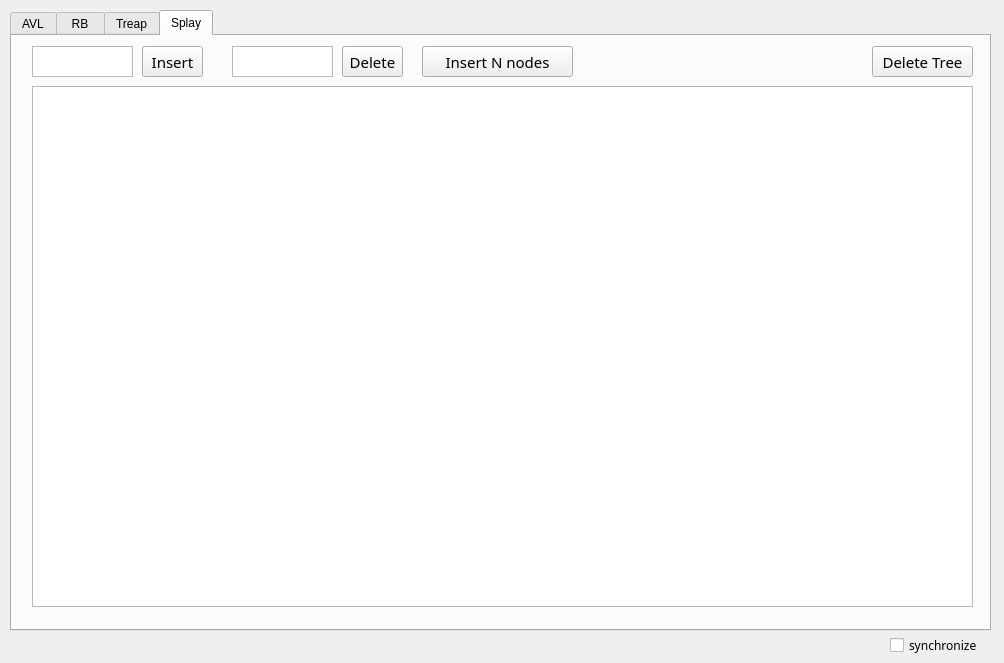
<?xml version="1.0" encoding="UTF-8"?>
<ui version="4.0">
 <class>MainWindow</class>
 <widget class="QMainWindow" name="MainWindow">
  <property name="geometry">
   <rect>
    <x>0</x>
    <y>0</y>
    <width>1004</width>
    <height>663</height>
   </rect>
  </property>
  <property name="windowTitle">
   <string>MainWindow</string>
  </property>
  <widget class="QWidget" name="centralwidget">
   <property name="styleSheet">
    <string notr="true"/>
   </property>
   <widget class="QTabWidget" name="tabWidget">
    <property name="geometry">
     <rect>
      <x>10</x>
      <y>10</y>
      <width>981</width>
      <height>621</height>
     </rect>
    </property>
    <property name="styleSheet">
     <string notr="true"/>
    </property>
    <property name="currentIndex">
     <number>3</number>
    </property>
    <widget class="QWidget" name="tab_AVL">
     <attribute name="title">
      <string>AVL</string>
     </attribute>
     <widget class="QGraphicsView" name="graphicsView_AVL">
      <property name="geometry">
       <rect>
        <x>20</x>
        <y>50</y>
        <width>941</width>
        <height>521</height>
       </rect>
      </property>
      <property name="verticalScrollBarPolicy">
       <enum>Qt::ScrollBarAlwaysOff</enum>
      </property>
      <property name="horizontalScrollBarPolicy">
       <enum>Qt::ScrollBarAlwaysOff</enum>
      </property>
     </widget>
     <widget class="QTextEdit" name="textEdit_insertAVL">
      <property name="geometry">
       <rect>
        <x>20</x>
        <y>10</y>
        <width>101</width>
        <height>31</height>
       </rect>
      </property>
     </widget>
     <widget class="QPushButton" name="button_insertAVL">
      <property name="geometry">
       <rect>
        <x>130</x>
        <y>10</y>
        <width>61</width>
        <height>31</height>
       </rect>
      </property>
      <property name="font">
       <font>
        <family>Franklin Gothic Medium</family>
        <pointsize>11</pointsize>
       </font>
      </property>
      <property name="cursor">
       <cursorShape>PointingHandCursor</cursorShape>
      </property>
      <property name="text">
       <string>Insert</string>
      </property>
     </widget>
     <widget class="QTextEdit" name="textEdit_deleteAVL">
      <property name="geometry">
       <rect>
        <x>220</x>
        <y>10</y>
        <width>101</width>
        <height>31</height>
       </rect>
      </property>
     </widget>
     <widget class="QPushButton" name="button_deleteAVL">
      <property name="geometry">
       <rect>
        <x>330</x>
        <y>10</y>
        <width>61</width>
        <height>31</height>
       </rect>
      </property>
      <property name="font">
       <font>
        <family>Franklin Gothic Medium</family>
        <pointsize>11</pointsize>
        <italic>false</italic>
       </font>
      </property>
      <property name="cursor">
       <cursorShape>PointingHandCursor</cursorShape>
      </property>
      <property name="text">
       <string>Delete</string>
      </property>
     </widget>
     <widget class="QPushButton" name="button_delete_all_AVL">
      <property name="geometry">
       <rect>
        <x>860</x>
        <y>10</y>
        <width>101</width>
        <height>31</height>
       </rect>
      </property>
      <property name="font">
       <font>
        <family>Franklin Gothic Medium</family>
        <pointsize>11</pointsize>
        <italic>false</italic>
       </font>
      </property>
      <property name="cursor">
       <cursorShape>PointingHandCursor</cursorShape>
      </property>
      <property name="text">
       <string>Delete Tree</string>
      </property>
     </widget>
     <widget class="QPushButton" name="button_insertSomeAVL">
      <property name="geometry">
       <rect>
        <x>410</x>
        <y>10</y>
        <width>151</width>
        <height>31</height>
       </rect>
      </property>
      <property name="font">
       <font>
        <family>Franklin Gothic Medium</family>
        <pointsize>11</pointsize>
        <italic>false</italic>
       </font>
      </property>
      <property name="cursor">
       <cursorShape>PointingHandCursor</cursorShape>
      </property>
      <property name="text">
       <string>Insert N nodes</string>
      </property>
     </widget>
    </widget>
    <widget class="QWidget" name="tab_RB">
     <attribute name="title">
      <string> RB </string>
     </attribute>
     <widget class="QGraphicsView" name="graphicsView_RB">
      <property name="geometry">
       <rect>
        <x>20</x>
        <y>50</y>
        <width>941</width>
        <height>521</height>
       </rect>
      </property>
     </widget>
     <widget class="QPushButton" name="button_insertRB">
      <property name="geometry">
       <rect>
        <x>130</x>
        <y>10</y>
        <width>61</width>
        <height>31</height>
       </rect>
      </property>
      <property name="font">
       <font>
        <family>Franklin Gothic Medium</family>
        <pointsize>11</pointsize>
       </font>
      </property>
      <property name="cursor">
       <cursorShape>PointingHandCursor</cursorShape>
      </property>
      <property name="text">
       <string>Insert</string>
      </property>
     </widget>
     <widget class="QTextEdit" name="textEdit_insertRB">
      <property name="geometry">
       <rect>
        <x>20</x>
        <y>10</y>
        <width>101</width>
        <height>31</height>
       </rect>
      </property>
     </widget>
     <widget class="QPushButton" name="button_deleteRB">
      <property name="geometry">
       <rect>
        <x>330</x>
        <y>10</y>
        <width>61</width>
        <height>31</height>
       </rect>
      </property>
      <property name="font">
       <font>
        <family>Franklin Gothic Medium</family>
        <pointsize>11</pointsize>
        <italic>false</italic>
       </font>
      </property>
      <property name="cursor">
       <cursorShape>PointingHandCursor</cursorShape>
      </property>
      <property name="text">
       <string>Delete</string>
      </property>
     </widget>
     <widget class="QTextEdit" name="textEdit_deleteRB">
      <property name="geometry">
       <rect>
        <x>220</x>
        <y>10</y>
        <width>101</width>
        <height>31</height>
       </rect>
      </property>
     </widget>
     <widget class="QPushButton" name="button_delete_all_RB">
      <property name="geometry">
       <rect>
        <x>860</x>
        <y>10</y>
        <width>101</width>
        <height>31</height>
       </rect>
      </property>
      <property name="font">
       <font>
        <family>Franklin Gothic Medium</family>
        <pointsize>11</pointsize>
        <italic>false</italic>
       </font>
      </property>
      <property name="cursor">
       <cursorShape>PointingHandCursor</cursorShape>
      </property>
      <property name="text">
       <string>Delete Tree</string>
      </property>
     </widget>
     <widget class="QPushButton" name="button_insertSomeRB">
      <property name="geometry">
       <rect>
        <x>410</x>
        <y>10</y>
        <width>151</width>
        <height>31</height>
       </rect>
      </property>
      <property name="font">
       <font>
        <family>Franklin Gothic Medium</family>
        <pointsize>11</pointsize>
        <italic>false</italic>
       </font>
      </property>
      <property name="cursor">
       <cursorShape>PointingHandCursor</cursorShape>
      </property>
      <property name="text">
       <string>Insert N nodes</string>
      </property>
     </widget>
    </widget>
    <widget class="QWidget" name="tab_Treap">
     <attribute name="title">
      <string>Treap</string>
     </attribute>
     <widget class="QPushButton" name="button_insertTreap">
      <property name="geometry">
       <rect>
        <x>130</x>
        <y>10</y>
        <width>61</width>
        <height>31</height>
       </rect>
      </property>
      <property name="font">
       <font>
        <family>Franklin Gothic Medium</family>
        <pointsize>11</pointsize>
       </font>
      </property>
      <property name="cursor">
       <cursorShape>PointingHandCursor</cursorShape>
      </property>
      <property name="text">
       <string>Insert</string>
      </property>
     </widget>
     <widget class="QTextEdit" name="textEdit_insertTreap">
      <property name="geometry">
       <rect>
        <x>20</x>
        <y>10</y>
        <width>101</width>
        <height>31</height>
       </rect>
      </property>
     </widget>
     <widget class="QPushButton" name="button_deleteTreap">
      <property name="geometry">
       <rect>
        <x>330</x>
        <y>10</y>
        <width>61</width>
        <height>31</height>
       </rect>
      </property>
      <property name="font">
       <font>
        <family>Franklin Gothic Medium</family>
        <pointsize>11</pointsize>
        <italic>false</italic>
       </font>
      </property>
      <property name="cursor">
       <cursorShape>PointingHandCursor</cursorShape>
      </property>
      <property name="text">
       <string>Delete</string>
      </property>
     </widget>
     <widget class="QTextEdit" name="textEdit_deleteTreap">
      <property name="geometry">
       <rect>
        <x>220</x>
        <y>10</y>
        <width>101</width>
        <height>31</height>
       </rect>
      </property>
     </widget>
     <widget class="QGraphicsView" name="graphicsView_Treap">
      <property name="geometry">
       <rect>
        <x>20</x>
        <y>50</y>
        <width>941</width>
        <height>521</height>
       </rect>
      </property>
     </widget>
     <widget class="QPushButton" name="button_delete_all_Treap">
      <property name="geometry">
       <rect>
        <x>860</x>
        <y>10</y>
        <width>101</width>
        <height>31</height>
       </rect>
      </property>
      <property name="font">
       <font>
        <family>Franklin Gothic Medium</family>
        <pointsize>11</pointsize>
        <italic>false</italic>
       </font>
      </property>
      <property name="cursor">
       <cursorShape>PointingHandCursor</cursorShape>
      </property>
      <property name="text">
       <string>Delete Tree</string>
      </property>
     </widget>
     <widget class="QPushButton" name="button_insertSomeTreap">
      <property name="geometry">
       <rect>
        <x>410</x>
        <y>10</y>
        <width>151</width>
        <height>31</height>
       </rect>
      </property>
      <property name="font">
       <font>
        <family>Franklin Gothic Medium</family>
        <pointsize>11</pointsize>
        <italic>false</italic>
       </font>
      </property>
      <property name="cursor">
       <cursorShape>PointingHandCursor</cursorShape>
      </property>
      <property name="text">
       <string>Insert N nodes</string>
      </property>
     </widget>
    </widget>
    <widget class="QWidget" name="tab_Splay">
     <attribute name="title">
      <string>Splay</string>
     </attribute>
     <widget class="QTextEdit" name="textEdit_insertSplay">
      <property name="geometry">
       <rect>
        <x>20</x>
        <y>10</y>
        <width>101</width>
        <height>31</height>
       </rect>
      </property>
     </widget>
     <widget class="QPushButton" name="button_insertSomeSplay">
      <property name="geometry">
       <rect>
        <x>410</x>
        <y>10</y>
        <width>151</width>
        <height>31</height>
       </rect>
      </property>
      <property name="font">
       <font>
        <family>Franklin Gothic Medium</family>
        <pointsize>11</pointsize>
        <italic>false</italic>
       </font>
      </property>
      <property name="cursor">
       <cursorShape>PointingHandCursor</cursorShape>
      </property>
      <property name="text">
       <string>Insert N nodes</string>
      </property>
     </widget>
     <widget class="QPushButton" name="button_insertSplay">
      <property name="geometry">
       <rect>
        <x>130</x>
        <y>10</y>
        <width>61</width>
        <height>31</height>
       </rect>
      </property>
      <property name="font">
       <font>
        <family>Franklin Gothic Medium</family>
        <pointsize>11</pointsize>
       </font>
      </property>
      <property name="cursor">
       <cursorShape>PointingHandCursor</cursorShape>
      </property>
      <property name="text">
       <string>Insert</string>
      </property>
     </widget>
     <widget class="QTextEdit" name="textEdit_deleteSplay">
      <property name="geometry">
       <rect>
        <x>220</x>
        <y>10</y>
        <width>101</width>
        <height>31</height>
       </rect>
      </property>
     </widget>
     <widget class="QGraphicsView" name="graphicsView_Splay">
      <property name="geometry">
       <rect>
        <x>20</x>
        <y>50</y>
        <width>941</width>
        <height>521</height>
       </rect>
      </property>
     </widget>
     <widget class="QPushButton" name="button_deleteSplay">
      <property name="geometry">
       <rect>
        <x>330</x>
        <y>10</y>
        <width>61</width>
        <height>31</height>
       </rect>
      </property>
      <property name="font">
       <font>
        <family>Franklin Gothic Medium</family>
        <pointsize>11</pointsize>
        <italic>false</italic>
       </font>
      </property>
      <property name="cursor">
       <cursorShape>PointingHandCursor</cursorShape>
      </property>
      <property name="text">
       <string>Delete</string>
      </property>
     </widget>
     <widget class="QPushButton" name="button_delete_all_Splay">
      <property name="geometry">
       <rect>
        <x>860</x>
        <y>10</y>
        <width>101</width>
        <height>31</height>
       </rect>
      </property>
      <property name="font">
       <font>
        <family>Franklin Gothic Medium</family>
        <pointsize>11</pointsize>
        <italic>false</italic>
       </font>
      </property>
      <property name="cursor">
       <cursorShape>PointingHandCursor</cursorShape>
      </property>
      <property name="text">
       <string>Delete Tree</string>
      </property>
     </widget>
    </widget>
   </widget>
   <widget class="QCheckBox" name="checkBox">
    <property name="geometry">
     <rect>
      <x>890</x>
      <y>630</y>
      <width>121</width>
      <height>31</height>
     </rect>
    </property>
    <property name="font">
     <font>
      <family>Franklin Gothic Medium</family>
      <pointsize>9</pointsize>
     </font>
    </property>
    <property name="text">
     <string>synchronize</string>
    </property>
   </widget>
  </widget>
 </widget>
 <resources/>
 <connections/>
</ui>
